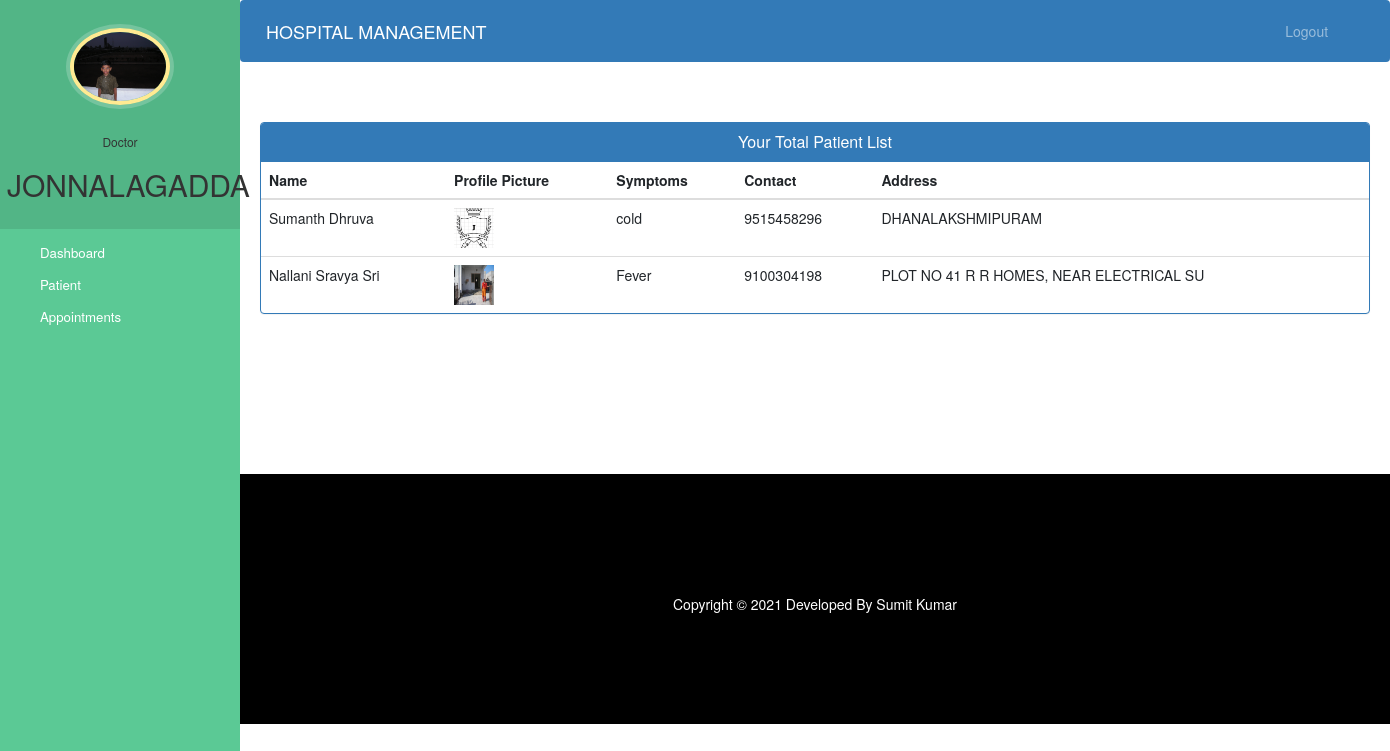
Screenshot of /doctor-view-patient (signed in) with the database file from the repository.
### hospital/models.py (models this page shows, shortened)
class Doctor(models.Model):
    user=models.OneToOneField(User,on_delete=models.CASCADE)
    profile_pic= models.ImageField(upload_to='profile_pic/DoctorProfilePic/',null=True,blank=True)
    address = models.CharField(max_length=40)
    mobile = models.CharField(max_length=20,null=True)
    department= models.CharField(max_length=50,choices=departments,default='Cardiologist')
    status=models.BooleanField(default=False)

class Patient(models.Model):
    user=models.OneToOneField(User,on_delete=models.CASCADE)
    profile_pic= models.ImageField(upload_to='profile_pic/PatientProfilePic/',null=True,blank=True)
    address = models.CharField(max_length=40)
    mobile = models.CharField(max_length=20,null=False)
    symptoms = models.CharField(max_length=100,null=False)
    assignedDoctorId = models.PositiveIntegerField(null=True)
    admitDate=models.DateField(auto_now=True)
    status=models.BooleanField(default=False)
    @property
    def get_name(self):
        return self.user.first_name+" "+self.user.last_name

### hospital/views.py (the view)
# urls.py: path('doctor-view-patient', views.doctor_view_patient_view,name='doctor-view-patient'),
@login_required(login_url='doctorlogin')
@user_passes_test(is_doctor)
def doctor_view_patient_view(request):
    patients=models.Patient.objects.all().filter(status=True,assignedDoctorId=request.user.id)
    doctor=models.Doctor.objects.get(user_id=request.user.id) #for profile picture of doctor in sidebar
    return render(request,'hospital/doctor_view_patient.html',{'patients':patients,'doctor':doctor})

### hospital/views.py (called while the page is built)
def is_doctor(user):
    return user.groups.filter(name='DOCTOR').exists()

### templates/hospital/doctor_view_patient.html (shortened to what this page needs)
{% extends 'hospital/doctor_base.html' %}
{% block content %}
{%load static%}
<head>
  <link href="//netdna.bootstrapcdn.com/bootstrap/3.0.0/css/bootstrap.min.css" rel="stylesheet" id="bootstrap-css">
</head>
<div class="container">
  <div class="panel panel-primary">
    <div class="panel-heading">
      <h6 class="panel-title">Your Total Patient List</h6>
    </div>
    <table class="table table-hover" id="dev-table">
      <thead>
        <tr>
          <th>Name</th>
          <th>Profile Picture</th>
          <th>Symptoms</th>
          <th>Contact</th>
          <th>Address</th>
        </tr>
      </thead>
      {% for p in patients %}
      <tr>
        <td> {{p.get_name}}</td>
        <td> <img src="{% static p.profile_pic.url %}" alt="Profile Pic" height="40px" width="40px" /></td>
        <td>{{p.symptoms}}</td>
        <td>{{p.mobile}}</td>
        <td>{{p.address}}</td>
      </tr>
      {% endfor %}
    </table>
  </div>
</div>
{% endblock content %}

### templates/hospital/doctor_base.html (shortened to what this page needs)
<!DOCTYPE html>
{% load static %}
<html lang="en">
<head>
  <link rel="stylesheet" href="https://stackpath.bootstrapcdn.com/bootstrap/4.3.1/css/bootstrap.min.css">
  <link rel="stylesheet" href="https://maxcdn.bootstrapcdn.com/font-awesome/4.7.0/css/font-awesome.min.css">
</head>
<body>
  <nav class="menu" tabindex="0">
    <header class="avatar">
      <img src="{% static doctor.profile_pic.url %}" alt="Profile Pic" />
      <br><br>
      <h6>Doctor</h6>
      <h2>{{request.user.first_name}}</h2>
    </header>
    <ul>
      <li tabindex="0" class="icon-dashboard"> <a style="color:white; text-decoration:none;" href="/doctor-dashboard"><span>Dashboard</span></a> </li>
      <li tabindex="0" class="icon-users"> <a style="color:white; text-decoration:none;" href="/doctor-patient"><span>Patient</span></a></li>
      <li tabindex="0" class="icon-calendar"> <a style="color:white; text-decoration:none;" href="/doctor-appointment"><span>Appointments</span></a></li>
    </ul>
  </nav>
  <main>
    <div class="bs-example">
      <nav class="navbar navbar-expand-md  navbar-dark fixed-top" style="background:#337AB7;">
        <a href="/doctor-dashboard" class="navbar-brand">HOSPITAL MANAGEMENT</a>
        <div class="collapse navbar-collapse justify-content-between" id="navbarCollapse">
          <div class="navbar-nav" style=" margin-left: 90%;">
            <a href="/logout" class="nav-item nav-link">Logout</a>
          </div>
        </div>
      </nav>
    </div>
    <br><br>
    {% block content %}
    {% endblock content %}
    <br><br><br><br><br><br><br>
    <footer>
      <br>
      <div class="container">
        <div class="row">
          <div class="col-md-12 col-sm-12">
            <div style="color:#ffffff;" class="wow fadeInUp footer-copyright">
              <p>
                Copyright &copy; 2021 Developed By Sumit Kumar </p>
            </div>
          </div>
        </div>
      </div>
    </footer>
  </main>
</body>
</html>

### templates/hospital/doctor_base.html (style rules this page uses)
a:link { text-decoration: none; }
a { color: white; }
footer { padding: 0px 0px 0px 0px; background-color: black; margin: 0px; }
p { text-align: center; }
body { padding-left: 240px; }
main { position: relative; height: 100vh; }
.menu { background: #5bc995; height: 100vh; width: 240px; position: fixed; top: 0px; left: 0; z-index: 5; outline: none; }
.menu .avatar { background: rgba(0, 0, 0, 0.1); padding: 2em 0.5em; text-align: center; }
.menu .avatar img { width: 100px; border-radius: 50%; overflow: hidden; border: 4px solid #ffea92; box-shadow: 0 0 0 4px rgba(255, 255, 255, 0.2); }
.menu .avatar h2 { font-weight: normal; margin-bottom: 0; }
.menu ul { list-style: none; padding: 0.5em 0; margin: 0; }
.menu ul li { padding: 0.5em 1em 0.5em 3em; font-size: 0.95em; font-weight: regular; background-repeat: no-repeat; background-position: left 15px center; background-size: auto 20px; transition: all 0.15s linear; cursor: pointer; }
.menu ul li.icon-dashboard { background-image: url("http://www.entypo.com/images//gauge.svg"); }
.menu ul li.icon-users { background-image: url("http://www.entypo.com/images//users.svg"); }
.menu ul li.icon-calendar { background-image: url("http://www.entypo.com/images//calendar.svg"); }

### templates/hospital/doctor_view_patient.html (style rules this page uses)
a:link { text-decoration: none; }
h6 { text-align: center; }
.row { margin: 100px; }

### rows the page displays
Doctor: profile_pic (picture)
Patient: get_name "Sumanth Dhruva", profile_pic (picture), symptoms "cold", mobile "9515458296", address "DHANALAKSHMIPURAM"
Patient: get_name "Nallani Sravya Sri", profile_pic (picture), symptoms "Fever", mobile "9100304198", address "PLOT NO 41 R R HOMES, NEAR ELECTRICAL SU"

### other values shown
{{ request.user.first_name }} "JONNALAGADDA"
